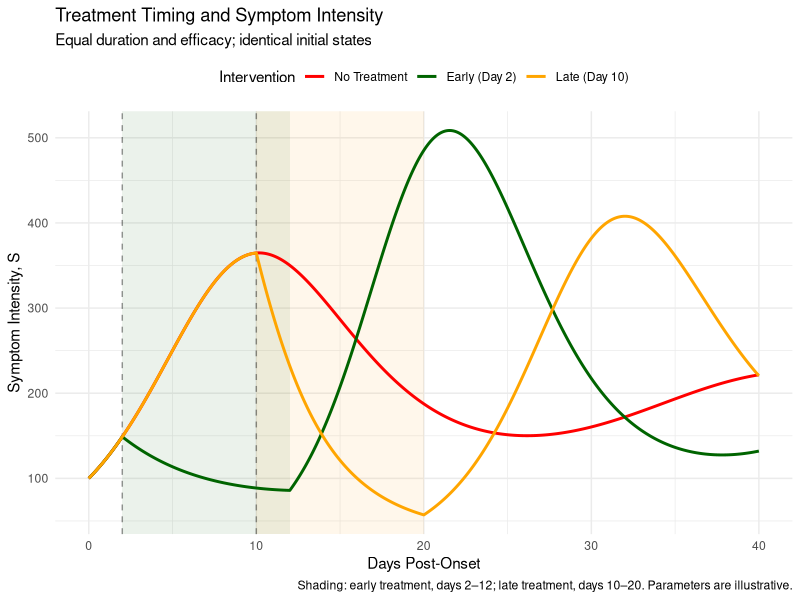
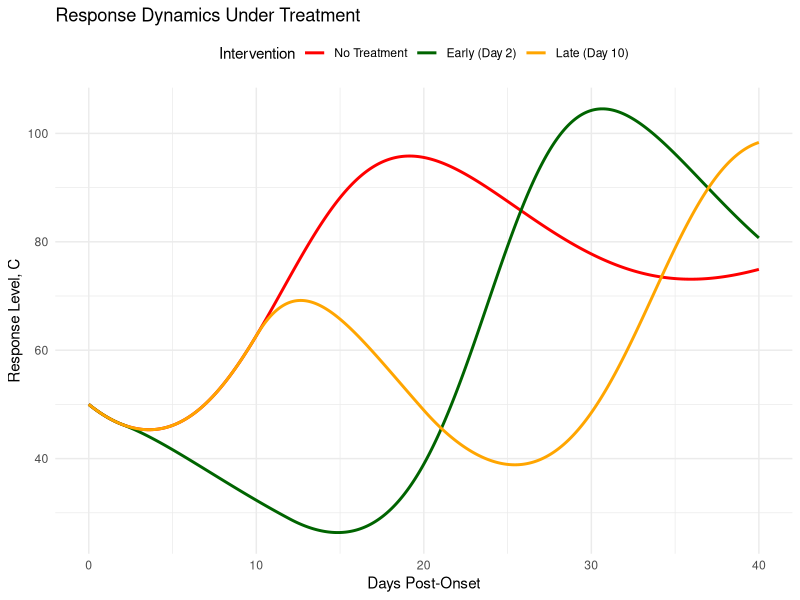
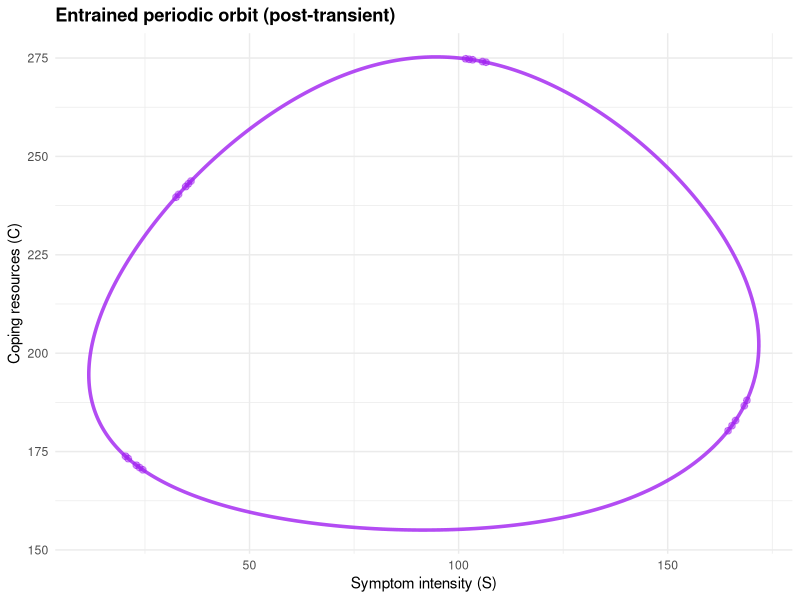
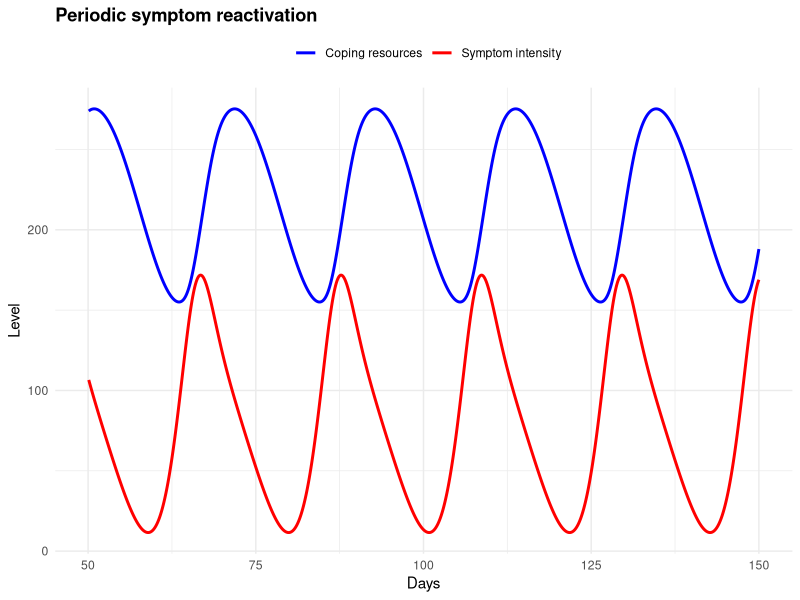

R code for these plots, in order:
## ---- chunk 1
# Install once if needed:
# install.packages(c("deSolve", "ggplot2"))

library(deSolve)
library(ggplot2)

# ------------------------------------------------------------
# 1. Model parameters
# ------------------------------------------------------------

# Illustrative values only.
# Replace these with your original or calibrated parameters.
params <- c(
  r = 0.50,
  K = 1000,
  a = 0.005,
  b = 0.0005,
  d = 0.10
)

# ------------------------------------------------------------
# 2. Input validation
# ------------------------------------------------------------

check_scalar <- function(x, name, lower = -Inf, upper = Inf) {
  if (!is.numeric(x) ||
      length(x) != 1L ||
      !is.finite(x) ||
      x < lower ||
      x > upper) {
    stop(
      sprintf(
        "%s must be a finite numeric scalar in [%s, %s].",
        name, lower, upper
      ),
      call. = FALSE
    )
  }
}

validate_params <- function(parameters) {
  required <- c("r", "K", "a", "b", "d")

  if (!is.numeric(parameters) ||
      is.null(names(parameters)) ||
      anyDuplicated(names(parameters)) ||
      !all(required %in% names(parameters))) {
    stop(
      "parameters must be a named numeric vector containing r, K, a, b, d.",
      call. = FALSE
    )
  }

  p <- parameters[required]

  if (any(!is.finite(p)) ||
      any(p[c("r", "a", "b", "d")] < 0) ||
      p[["K"]] <= 0) {
    stop(
      "r, a, b, and d must be nonnegative; K must be positive.",
      call. = FALSE
    )
  }

  p
}

# ------------------------------------------------------------
# 3. ODE system
# ------------------------------------------------------------

# effective_r is constant within each integration segment.
treatment_effect <- function(t, state, parameters) {
  S <- state[["S"]]
  C <- state[["C"]]

  dS <- parameters[["effective_r"]] * S *
    (1 - S / parameters[["K"]]) -
    parameters[["a"]] * S * C

  dC <- parameters[["b"]] * S * C -
    parameters[["d"]] * C

  list(c(S = dS, C = dC))
}

# ------------------------------------------------------------
# 4. Simulation with explicit treatment boundaries
# ------------------------------------------------------------

simulate_treatment <- function(
    S0,
    C0,
    treat_day,
    duration = 10,
    efficacy = 0.7,
    t_max = 40,
    dt = 0.01,
    parameters = params,
    rtol = 1e-8,
    atol = 1e-10) {

  p <- validate_params(parameters)

  check_scalar(S0, "S0", lower = 0)
  check_scalar(C0, "C0", lower = 0)
  check_scalar(treat_day, "treat_day", lower = 0)
  check_scalar(duration, "duration", lower = 0)
  check_scalar(efficacy, "efficacy", lower = 0, upper = 1)
  check_scalar(t_max, "t_max", lower = 0)
  check_scalar(dt, "dt", lower = 0)
  check_scalar(rtol, "rtol", lower = 0)
  check_scalar(atol, "atol", lower = 0)

  if (t_max == 0 || dt == 0 || rtol == 0 || atol == 0) {
    stop("t_max, dt, rtol, and atol must be positive.",
         call. = FALSE)
  }

  treat_end <- treat_day + duration

  if (!is.finite(treat_end)) {
    stop("treat_day + duration must be finite.", call. = FALSE)
  }

  # Split only at boundaries inside the simulation interval.
  switches <- c(treat_day, treat_end)
  switches <- switches[switches > 0 & switches < t_max]

  boundaries <- sort(unique(c(0, switches, t_max)))

  # Include switching times and the final time exactly.
  times <- sort(unique(c(
    seq(0, t_max, by = dt),
    boundaries
  )))

  state <- c(S = S0, C = C0)
  pieces <- vector("list", length(boundaries) - 1L)

  for (i in seq_len(length(boundaries) - 1L)) {
    left <- boundaries[i]
    right <- boundaries[i + 1L]

    # Treatment status is constant over this segment.
    midpoint <- left + (right - left) / 2

    treatment_on <- (
      duration > 0 &&
      midpoint >= treat_day &&
      midpoint < treat_end
    )

    segment_params <- c(
      p,
      effective_r = p[["r"]] *
        if (treatment_on) (1 - efficacy) else 1
    )

    segment_times <- sort(unique(c(
      left,
      times[times > left & times < right],
      right
    )))

    segment <- as.data.frame(
      deSolve::ode(
        y = state,
        times = segment_times,
        func = treatment_effect,
        parms = segment_params,
        method = "lsoda",
        tcrit = right,
        rtol = rtol,
        atol = atol
      )
    )

    # Carry the terminal state into the next segment.
    state <- c(
      S = tail(segment$S, 1),
      C = tail(segment$C, 1)
    )

    # Avoid duplicate rows at shared boundaries.
    if (i > 1L) {
      segment <- segment[-1L, , drop = FALSE]
    }

    pieces[[i]] <- segment
  }

  solution <- do.call(rbind, pieces)
  rownames(solution) <- NULL

  solution
}

# ------------------------------------------------------------
# 5. Untreated baseline
# ------------------------------------------------------------

simulate_episode <- function(
    S0,
    C0,
    t_max = 40,
    dt = 0.01,
    parameters = params) {

  simulate_treatment(
    S0 = S0,
    C0 = C0,
    treat_day = 0,
    duration = 0,
    efficacy = 0,
    t_max = t_max,
    dt = dt,
    parameters = parameters
  )
}

# ------------------------------------------------------------
# 6. Compare identical initial conditions
# ------------------------------------------------------------

no_treatment <- simulate_episode(100, 50, t_max = 40)
no_treatment$condition <- "No Treatment"

early_treatment <- simulate_treatment(
  S0 = 100,
  C0 = 50,
  treat_day = 2,
  duration = 10,
  efficacy = 0.7
)
early_treatment$condition <- "Early (Day 2)"

late_treatment <- simulate_treatment(
  S0 = 100,
  C0 = 50,
  treat_day = 10,
  duration = 10,
  efficacy = 0.7
)
late_treatment$condition <- "Late (Day 10)"

condition_order <- c(
  "No Treatment",
  "Early (Day 2)",
  "Late (Day 10)"
)

treatment_comparison <- rbind(
  no_treatment,
  early_treatment,
  late_treatment
)

treatment_comparison$condition <- factor(
  treatment_comparison$condition,
  levels = condition_order
)

# ------------------------------------------------------------
# 7. Outcome measures
# ------------------------------------------------------------

trapezoid_auc <- function(time, values) {
  n <- length(time)

  sum(
    diff(time) *
      (values[-n] + values[-1L]) / 2
  )
}

summarize_solution <- function(solution) {
  peak_index <- which.max(solution$S)

  data.frame(
    condition = as.character(solution$condition[1]),
    peak_S = solution$S[peak_index],
    time_of_peak = solution$time[peak_index],
    AUC_S = trapezoid_auc(solution$time, solution$S),
    final_S = tail(solution$S, 1),
    final_C = tail(solution$C, 1)
  )
}

outcomes <- do.call(
  rbind,
  lapply(
    split(
      treatment_comparison,
      treatment_comparison$condition,
      drop = TRUE
    ),
    summarize_solution
  )
)

rownames(outcomes) <- NULL

outcomes <- outcomes[
  match(condition_order, outcomes$condition),
  ,
  drop = FALSE
]

baseline_auc <- outcomes$AUC_S[
  outcomes$condition == "No Treatment"
]

outcomes$AUC_reduction_percent <- if (baseline_auc > 0) {
  100 * (baseline_auc - outcomes$AUC_S) / baseline_auc
} else {
  NA_real_
}

print(outcomes, row.names = FALSE)

# ------------------------------------------------------------
# 8. Symptom trajectories
# ------------------------------------------------------------

treatment_plot <- ggplot(
  treatment_comparison,
  aes(x = time, y = S, color = condition)
) +
  # Draw treatment windows behind the trajectories.
  annotate(
    "rect",
    xmin = 2, xmax = 12,
    ymin = -Inf, ymax = Inf,
    alpha = 0.08, fill = "darkgreen"
  ) +
  annotate(
    "rect",
    xmin = 10, xmax = 20,
    ymin = -Inf, ymax = Inf,
    alpha = 0.08, fill = "orange"
  ) +
  geom_vline(
    xintercept = c(2, 10),
    linetype = "dashed",
    alpha = 0.4
  ) +
  geom_line(linewidth = 1) +
  scale_color_manual(
    values = c(
      "No Treatment" = "red",
      "Early (Day 2)" = "darkgreen",
      "Late (Day 10)" = "orange"
    )
  ) +
  labs(
    title = "Treatment Timing and Symptom Intensity",
    subtitle = "Equal duration and efficacy; identical initial states",
    x = "Days Post-Onset",
    y = "Symptom Intensity, S",
    color = "Intervention",
    caption = paste(
      "Shading: early treatment, days 2–12;",
      "late treatment, days 10–20.",
      "Parameters are illustrative."
    )
  ) +
  theme_minimal() +
  theme(legend.position = "top")

print(treatment_plot)

# Optional: inspect the coupled response variable.
response_plot <- ggplot(
  treatment_comparison,
  aes(x = time, y = C, color = condition)
) +
  geom_line(linewidth = 1) +
  scale_color_manual(
    values = c(
      "No Treatment" = "red",
      "Early (Day 2)" = "darkgreen",
      "Late (Day 10)" = "orange"
    )
  ) +
  labs(
    title = "Response Dynamics Under Treatment",
    x = "Days Post-Onset",
    y = "Response Level, C",
    color = "Intervention"
  ) +
  theme_minimal() +
  theme(legend.position = "top")

print(response_plot)
## ---- chunk 2
library(ggplot2)
library(deSolve)

relapse_model <- function(t, state, parameters) {
  with(as.list(c(state, parameters)), {
    S <- max(S, 0); C <- max(C, 0)                 # guard against numerical undershoot
    forcing <- theta * (1 + sin(omega * t)) / 2    # non-negative stressor input
    dS <- r*S*(1 - S/K) - a*S*C - mu*S + forcing
    dC <- b*S*C - d*C + M / (1 + exp(-alpha * (S - S_threshold)))
    list(c(dS, dC))
  })
}

periodic_params <- list(
  r = 0.8, K = 1000, a = 0.005, b = 0.0008, d = 0.08, mu = 0.1,
  theta = 80, omega = 0.3,
  M = 20, alpha = 0.05, S_threshold = 150
)

times_long       <- seq(0, 150, by = 0.1)
initial_periodic <- c(S = 400, C = 60)

periodic_df <- as.data.frame(ode(
  y = initial_periodic, times = times_long, func = relapse_model,
  parms = periodic_params, method = "lsoda", rtol = 1e-6, atol = 1e-6
))

stopifnot(all(is.finite(periodic_df$S)), all(is.finite(periodic_df$C)))

transient_cutoff <- 50
plot_data  <- subset(periodic_df, time > transient_cutoff)
point_data <- plot_data[round(seq(1, nrow(plot_data), length.out = 20)), ]

cycle_phase <- ggplot(plot_data, aes(S, C)) +
  geom_path(color = "purple", linewidth = 1.2, alpha = 0.8) +
  geom_point(data = point_data, color = "purple", size = 2, alpha = 0.5) +
  labs(title = "Entrained periodic orbit (post-transient)",
       x = "Symptom intensity (S)", y = "Coping resources (C)") +
  theme_minimal() + theme(plot.title = element_text(face = "bold"))

cycle_time <- ggplot(plot_data, aes(x = time)) +
  geom_line(aes(y = S, color = "Symptom intensity"), linewidth = 1) +
  geom_line(aes(y = C, color = "Coping resources"),  linewidth = 1) +
  scale_color_manual(values = c("Symptom intensity" = "red",
                                "Coping resources"  = "blue")) +
  labs(title = "Periodic symptom reactivation", x = "Days", y = "Level", color = "") +
  theme_minimal() +
  theme(legend.position = "top", plot.title = element_text(face = "bold"))

print(cycle_phase); print(cycle_time)

cat("Mean S:", round(mean(plot_data$S), 1), " Mean C:", round(mean(plot_data$C), 1), "\n")
cat("S range:", round(range(plot_data$S), 1), "\n")
cat("C range:", round(range(plot_data$C), 1), "\n")

# Period check: spacing of S maxima should be close to 2*pi/omega
pk <- which(diff(sign(diff(plot_data$S))) == -2) + 1
cat("Mean peak spacing:", round(mean(diff(plot_data$time[pk])), 2),
    " vs 2*pi/omega =", round(2*pi/periodic_params$omega, 2), "\n")
